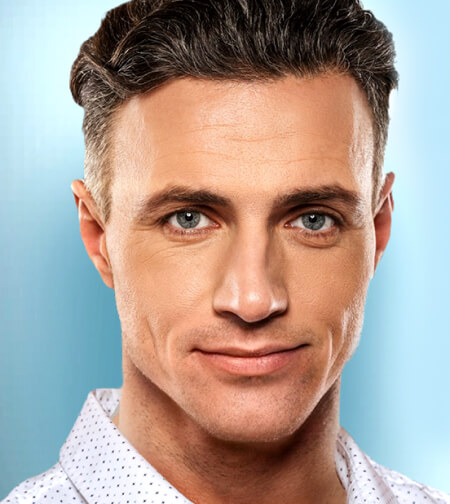
#> input picture dataset/1.jpg, 450 x 504 px
$ jupyter execute --allow-errors test.ipynb
#> lines starting #> are read from the running program, lines starting #| are printed output that depends on the picture; after the words box and inside, x2 and y2 are one past the last pixel; in counts of white or black regions, pixels touching at a corner belong together
Image Processing By using Image Segmentation

[cell 1]
import cv2
import numpy as np
import pandas as pd

def detect(img):

   # Load image
#> called with img = 'dataset/1.jpg'
   img = cv2.imread(img)
#> img is the input picture: shape (504, 450, 3); mean B, G, R 151.9, 160, 174.1
   img = cv2.resize(img, (400, 300))
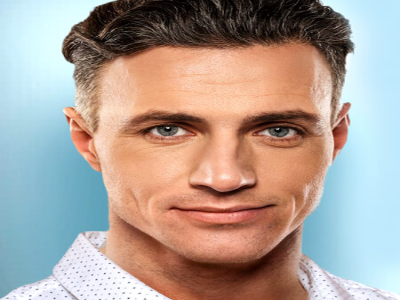
#> img: shape (300, 400, 3); mean B, G, R 151.8, 159.9, 173.9

   # Convert the image to YCbCr color space
   ycbcr_img = cv2.cvtColor(img, cv2.COLOR_BGR2YCrCb)
#> ycbcr_img: shape (300, 400, 3); mean of channels 0, 1, 2 163.1, 135.7, 121.6

   # Threshold the YCbCr image to segment the human skin
   lower_skin = np.array([0, 135, 85])
   upper_skin = np.array([255, 180, 135])
   mask = cv2.inRange(ycbcr_img, lower_skin, upper_skin)
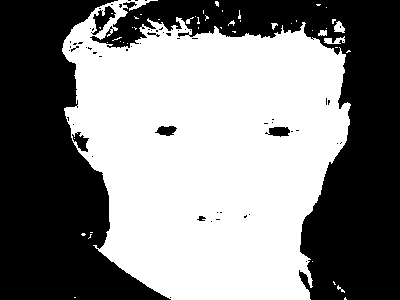
#> mask: shape (300, 400); 51.8% white; 62 black regions (54 under 20 px), largest, box (x1, y1, x2, y2) and area: (90, 0, 400, 300) 28777, (0, 0, 171, 300) 28017, (91, 6, 116, 35) 292

   # Apply some morphological operations to clean up the segmentation result
   kernel = np.ones((5,5), np.uint8)
   mask = cv2.erode(mask, kernel, iterations=1)
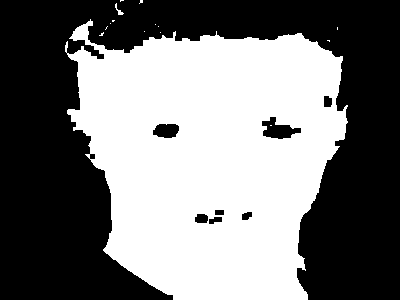
#> mask: shape (300, 400); 47.2% white; 15 white regions (13 under 20 px), largest, box (x1, y1, x2, y2) and area: (65, 19, 348, 300) 56597, (115, 3, 124, 15) 35
   mask = cv2.dilate(mask, kernel, iterations=1)
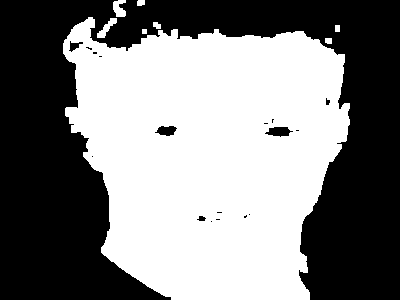
#> mask: shape (300, 400); 50.5% white; 18 black regions (12 under 20 px), largest, box (x1, y1, x2, y2) and area: (0, 0, 400, 300) 58836, (265, 127, 293, 137) 184, (155, 126, 177, 136) 151, (69, 41, 83, 52) 71, (197, 216, 206, 221) 31, (326, 98, 330, 105) 20

   # Use the segmented image as a mask to extract the human skin pixels
   skin = cv2.bitwise_and(img, img, mask=mask)
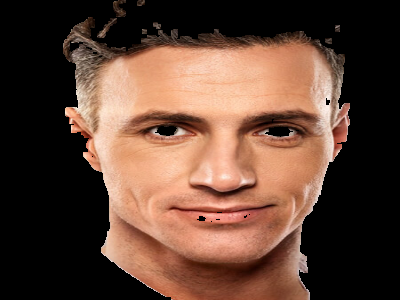
#> skin: shape (300, 400, 3); mean B, G, R 53.4, 67.2, 95.7

   # Display the result
   cv2.imshow("YCrCb", mask)
   cv2.imshow("Original Image", img )
   cv2.imshow("Skin Detection", skin)
   cv2.waitKey(0)
   cv2.destroyAllWindows()

   return cv2.imwrite('detected_skin.jpg', skin)

Get Scale from dectected image (Ignore black color pixel)

[cell 2]
from PIL import Image
import numpy as np
from sklearn.cluster import KMeans

def scale1(image):

     # Load the image
#> called with image = 'detected_skin.jpg'
    image = Image.open(image)

    # Convert the image to a numpy array
    img_array = np.array(image)

    # Get the non-black pixels
    non_black_pixels = img_array[np.any(img_array != [0, 0, 0], axis=-1)]

    # Define the number of clusters (i.e., dominant colors) to find
    n_clusters = 3

    # Initialize the k-means model with a random state
    kmeans = KMeans(n_clusters=n_clusters, random_state=42)

    # Fit the model to the pixel data
    kmeans.fit(non_black_pixels)

    # Get the dominant colors from the model
    dominant_colors = kmeans.cluster_centers_

    # Convert the colors to integers
    dominant_colors = dominant_colors.astype(int)

    # Create a new image for the scale
    scale_width = 100
    scale_height = 100
    scale_color = tuple(dominant_colors[0])

    # Set the scale color to the most dominant color
    scale_image = Image.new('RGB', (scale_width, scale_height), color=scale_color)
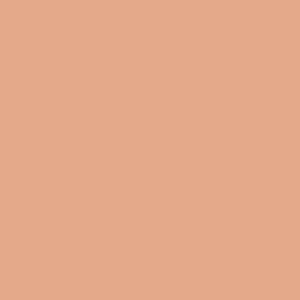
#> scale_image: PIL image 100x100 RGB (shown 3 times larger); mean R, G, B 228, 169, 138


    # Show the scale image
    scale_image.show()

    return scale_image.save('scale_image.jpg')

[cell 3]
'''
from PIL import Image

def scale(image):

    image = Image.open(image)

    # Get the image dimensions
    width, height = image.size

    # Initialize the color sum and pixel count
    color_sum = [0, 0, 0]
    pixel_count = 0

    # Loop over all pixels in the image
    for x in range(width):
        for y in range(height):
            # Get the pixel color
            color = image.getpixel((x, y))

            # Check if the pixel is not black = 0 0 0
            if color != (0, 0, 0):
                # Add the color to the sum and increment the pixel count
                color_sum[0] += color[0]
                color_sum[1] += color[1]
                color_sum[2] += color[2]
                pixel_count += 1

    # คำนวณค่าเฉลี่ยของสี
    if pixel_count > 0:
        average_color = tuple(int(sum_color/pixel_count) for sum_color in color_sum)
    else:
        average_color = (0, 0, 0)

    # กำหนดไซต์
    scale_width = 300
    scale_height = 300
    scale_color = average_color

    # Create a new image for the scale
    scale_image = Image.new('RGB', (scale_width, scale_height), color=scale_color)

    # Save the scale image to a file
    scale_image.show()
    return  scale_image.save('scale_image.png')
 '''

Get RGB Value From Skin Scale

https://www.researchgate.net/figure/RGB-values-for-different-human-skin-color-tones_fig3_310443424?fbclid=IwAR21ACMNrM6Z6GIjin5eYzisQK2lGZ206vh-5EGnxaxVHGz7ggpHlJgGHdQ

[cell 4]
def getRGB(img):
    # Load the image
#> called with img = 'scale_image.jpg'
    img = Image.open(img)
#> img: PIL image 100x100 RGB

    # Convert the image to RGB mode
    img = img.convert('RGB')

    # Get the RGB values of all pixels in the image
    rgb_values = []
    for y in range(img.height):
        for x in range(img.width):
            r, g, b = img.getpixel((x, y))
            rgb_values.append((r, g, b))
#> after the loop, rgb_values = 10000 items, first 6: (228, 169, 139), (228, 169, 139), (228, 169, 139), (228, 169, 139), (228, 169, 139), (228, 169, 139)


    return rgb_values[0]

Classify data by using K-Neighbors Model

[cell 5]
import pandas as pd
from sklearn.model_selection import train_test_split
from sklearn.neighbors import KNeighborsClassifier
from sklearn.metrics import classification_report
import matplotlib.pyplot as plt
from mpl_toolkits.mplot3d import Axes3D

# Load the dataset
#> (the rest of this cell did not finish here and is left out)

[cell 6]
# Create a 3D scatter plot
colors = {'Dark': 'black', 'Light': 'yellow', 'Nature': 'blue'}
fig = plt.figure()
ax = fig.add_subplot(111, projection='3d')
#> (the rest of this cell did not finish here and is left out)

#> (a cell that did not finish here is left out)

[cell 8]
detect('dataset/1.jpg')
scale1('detected_skin.jpg')
getRGB('scale_image.jpg')

[cell 9]
rgb_values = getRGB('scale_image.jpg')
#> rgb_values = (228, 169, 139)
skin1 = [[rgb_values[0], rgb_values[1], rgb_values[2]]] # Converto to a list
#> skin1 = [[228, 169, 139]]
#> (the rest of this cell did not finish here and is left out)
